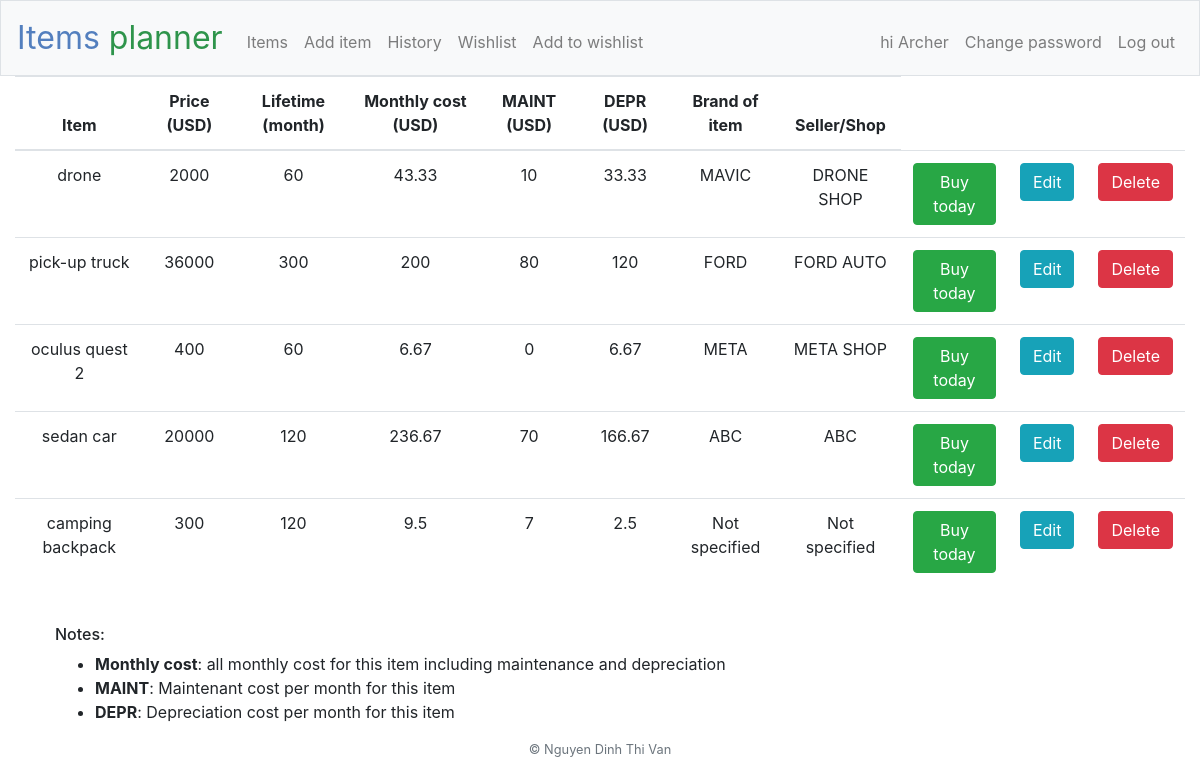
The page /wishlist (signed in) on the database its author committed.
### tables this page shows
CREATE TABLE wishlist (id INTEGER, user_id INTEGER, item TEXT NOT NULL, price NUMERIC NOT NULL DEFAULT 0.00, life NUMERIC NOT NULL, brand TEXT NOT NULL, seller TEXT NOT NULL, maint NUMERIC NOT NULL DEFAULT 0.00, depr NUMERIC NOT NULL DEFAULT 0.00, monthly_cost NUMERIC NOT NULL DEFAULT 0.00, PRIMARY KEY (id), FOREIGN KEY (user_id) REFERENCES users(id));

### application.py (the view)
@app.route("/wishlist")
@login_required
def wishlist():
    items = db.execute("SELECT * FROM wishlist WHERE user_id = ?", session['user_id'])
    return render_template("wishlist.html", items=items)

### helpers.py (called while the page is built)
def login_required(f):
    @wraps(f)
    def decorated_function(*args, **kwargs):
        if session.get("user_id") is None:
            return redirect("/login")
        return f(*args, **kwargs)
    return decorated_function

### templates/wishlist.html (shortened to what this page needs)
{% extends "layout.html" %}
{% block main %}
    <div class="container-fluid">
        {% if items | length < 1 %}
            You have not added any item! Click <a href="/add_wishlist">Add item to wishlist</a>
        {% else %}
            <table class="table table-hover">
                <thead>
                    <tr>
                        <th>Item</th>
                        <th>Price (USD)</th>
                        <th>Lifetime (month)</th>
                        <th>Monthly cost (USD)</th>
                        <th>MAINT (USD)</th>
                        <th>DEPR (USD)</th>
                        <th>Brand of item</th>
                        <th>Seller/Shop</th>
                    </tr>
                </thead>
                <tbody>
                    {% for item in items %}
                        <tr>
                            <td>{{ item['item'] }}</td>
                            <td>{{ item['price'] }}</td>
                            <td>{{ item['life'] }}</td>
                            <td>{{ item['monthly_cost'] }}</td>
                            <td>{{ item['maint'] }}</td>
                            <td>{{ item['depr'] }}</td>
                            <td>{{ item['brand'] }}</td>
                            <td>{{ item['seller'] }}</td>
                            <td>
                                <form action="/pre_add_item_from_wishlist" method="post">
                                    <button class="btn btn-success" type="submit">Buy today</button>
                                </form>
                            </td>
                            <td>
                                <form action="/pre_edit_wishlist" method="post">
                                    <button class="btn btn-info" type="submit">Edit</button>
                                </form>
                            </td>
                            <td>
                                <form action="/delete_wishlist" method="post" onSubmit="return confirm('Are you really wish to delete this item ?');">
                                    <button class="btn btn-danger" type="submit">Delete</button>
                                </form>
                            </td>
                        </tr>
                    {% endfor %}
                </tbody>
            </table>
        {% endif %}
        <div style="text-align: left; margin-top: 40px; margin-left: 40px;">
            <h6>Notes: </h6>
            <ul>
                <li><strong>Monthly cost</strong>: all monthly cost for this item including maintenance and depreciation</li>
                <li><strong>MAINT</strong>: Maintenant cost per month for this item</li>
                <li><strong>DEPR</strong>: Depreciation cost per month for this item</li>
            </ul>
        </div>
    </div>
{% endblock %}

### rows shown on the page
wishlist: item "drone", price "2000", life "60", monthly_cost "43.33", maint "10", depr "33.33", brand "MAVIC", seller "DRONE SHOP"
wishlist: item "pick-up truck", price "36000", life "300", monthly_cost "200", maint "80", depr "120", brand "FORD", seller "FORD AUTO"
wishlist: item "oculus quest 2", price "400", life "60", monthly_cost "6.67", maint "0", depr "6.67", brand "META", seller "META SHOP"
wishlist: item "sedan car", price "20000", life "120", monthly_cost "236.67", maint "70", depr "166.67", brand "ABC", seller "ABC"
wishlist: item "camping backpack", price "300", life "120", monthly_cost "9.5", maint "7", depr "2.5", brand "Not specified", seller "Not specified"

### other values the page prints
{{ session['username'] }} "Archer"
